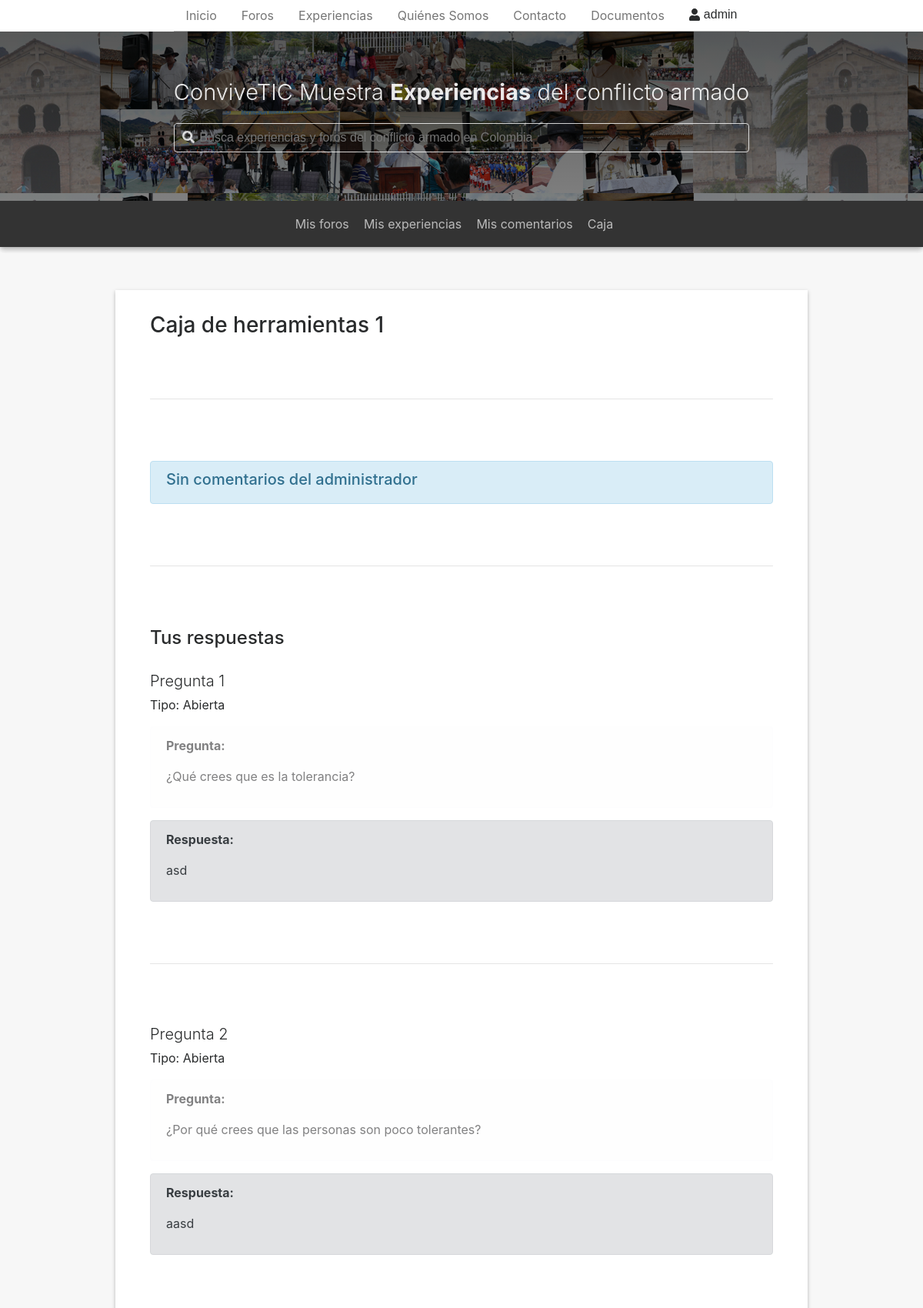
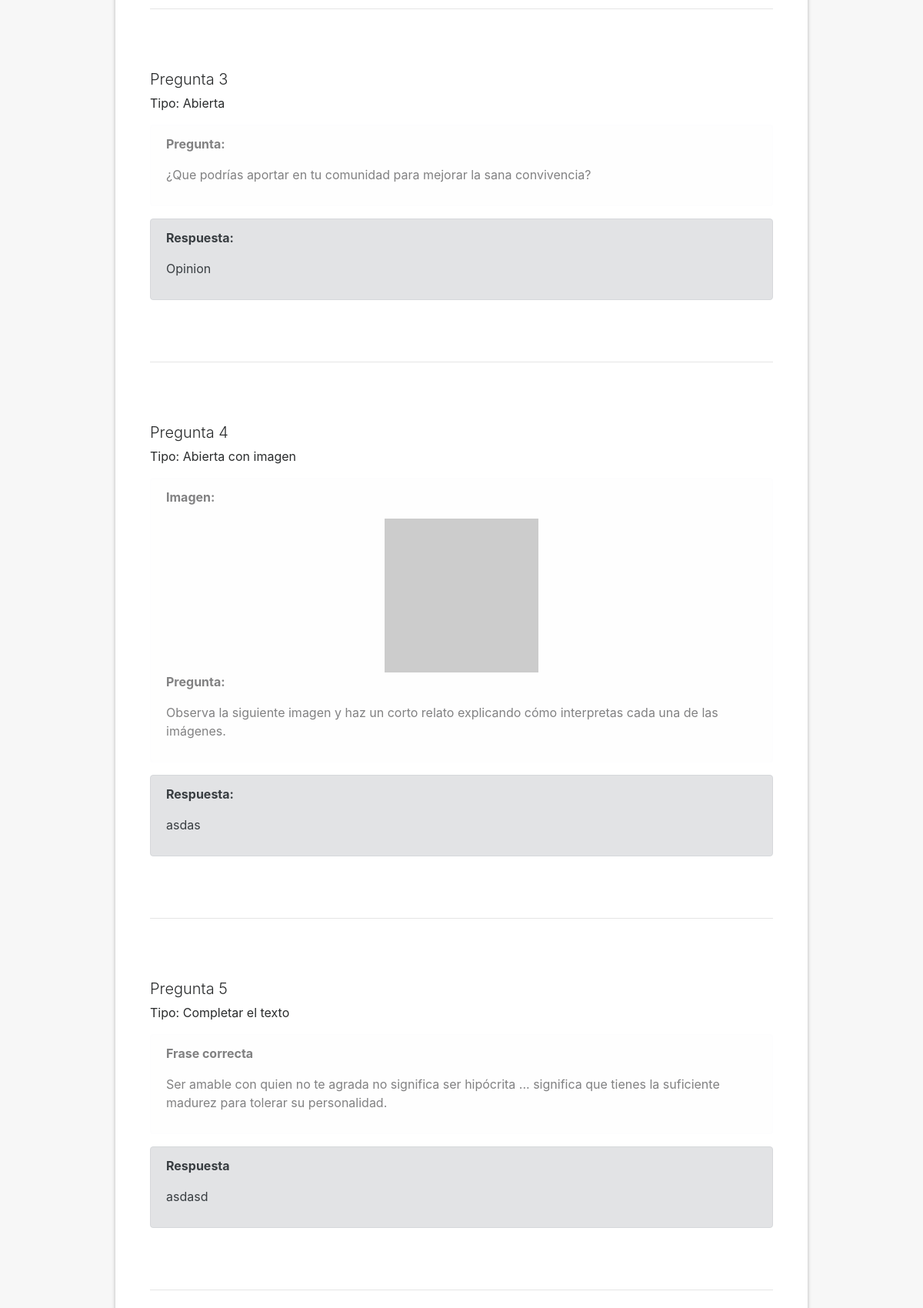
The page /guides/view_comment/1 (signed in, upper part) on the database its author committed (2 pictures, top to bottom).
### app/models.py (models this page shows)
class Question(models.Model):
	q_type = models.CharField(
		max_length = 20,
		choices = TEMPLATE_CHOICES,
		default = 'TEMP_TEST'
	)
	content = models.CharField(
		max_length = 1500,
		default = ''
	)
	content_templ = models.CharField(
		max_length = 1500,
		default = '',
		null=True,
		blank=True
	)
	img = models.CharField(
		max_length = 100,
		default = '',
		null = True,
		blank = True
	)
	title = models.CharField(
		max_length = 100,
		default = '',
		null = True,
		blank = True
	)
	is_html_content = models.BooleanField(
		default = False,
		choices = YES_NO_CHOICES
	)
	correct_answer = models.PositiveIntegerField(
		default = 0,
		null = True,
		blank = True
	)
	required = models.BooleanField(
		default=False,
		choices=YES_NO_CHOICES
	)
	answers_av = models.CharField(
		max_length = 100,
		default = '' ,
		null=True,
		blank=True
	)
	order = models.PositiveIntegerField(
		default = 0
	)
	toolbox = models.ForeignKey(
		Toolbox,
		on_delete=models.CASCADE,
		default=1
	)
	fill_answer = models.CharField(
		max_length = 700,
		default = '',
		null = True,
		blank = True
	)

class Answer(models.Model):
	question = models.ForeignKey(
		Question,
		on_delete=models.CASCADE,
		default=None
	)
	user = models.ForeignKey(
		User,
		on_delete=models.SET_NULL,
		null=True
	)
	answer = models.CharField(
		max_length = 600,
		default = '',
	)

### app/views.py (the view)
# urls.py: path('guides/view_comment/<str:tb_id>', ViewToolboxCommentView.as_view(), name="view_toolbox_comment"),
class ViewToolboxCommentView(LoginRequiredMixin, TemplateView):
	template_name = "app/view_toolbox_comment.html"
	def get_context_data(self, **kwargs):
		context = super().get_context_data(**kwargs)
		context['option_letters'] = { 0: 'A', 1: 'B', 2: 'C', 3: 'D' }
		user = self.request.user
		tb_id = kwargs['tb_id']
		toolbox = Toolbox.objects.get(id=tb_id)
		context['toolbox'] = toolbox
		context['user'] = user
		questions = toolbox.question_set.exclude(q_type__exact='TEMP_INTRO').exclude(q_type__exact='TEMP_TEXT').order_by('order')
		context['questions'] = questions
		answers = user.answer_set.filter(question__in=questions).order_by('question__order')
		context['answers'] = answers
		tbUsr = ToolboxUser.objects.get(toolbox = toolbox, user = user)
		context['comment'] = tbUsr.comment
		return context

### app/templatetags/auth_extras.py (called while the page is built)
@register.filter(name='has_group')
def has_group(user, group_name):
    try:
        group =  Group.objects.get(name=group_name)
    except Group.DoesNotExist:
        return False
    return group in user.groups.all()

### app/templatetags/map_item.py (called while the page is built)
@register.filter
def get_item(dictionary, key):
    return dictionary.get(key)

@register.filter
def get_list_item(dictionary, key):
    return dictionary[key]

### app/templates/app/view_toolbox_comment.html (shortened to what this page needs)
{% extends 'app/base.html' %}
{% load static %}
{% block content %}
<div class="comment-tb-container">
	<div class="comment-tb-content">
		<h3 class="tb-title">Caja de herramientas 1</h3>
		<hr>
		<div class="tb-comment">
			<div class="alert alert-info">
				{% if comment %}
					<h5>Comentarios del administrador</h5>
					<br>
					{{ comment|safe }}
				{% else %}
					<h5>Sin comentarios del administrador</h5>
				{% endif %}
			</div>
		</div>
		<hr>
		<h4 class="tb-user">Tus respuestas</h4>
		<br>
		{% for question in questions %}
			{% with answer=answers|get_list_item:forloop.counter %}
				{% if question.q_type == 'TEMP_TEST' %}
					<div class="tb-question-text">
						<h5 class="question-title">Pregunta {{ forloop.counter }}</h5>
						<p>Tipo: Abierta</p>
						<div class="alert alert-light">
							<p><strong>Pregunta:</strong></p>
							<p>{{ question.content }}</p>
						</div>
						<div class="alert alert-secondary">
							<p><strong>Respuesta:</strong></p>
							<p>{{ answer.answer }}</p>
						</div>
					</div>
					<hr>
				{% elif question.q_type == 'TEMP_TEST_IMAGE' %}
					<div class="tb-question-image">
						<h5 class="question-title">Pregunta {{ forloop.counter }}</h5>
						<p>Tipo: Abierta con imagen</p>
						<div class="alert alert-light">
							<p><strong>Imagen:</strong></p>
							<div class="text-center">
								<img src="{{ question.img }}">
							</div>
							<p><strong>Pregunta:</strong></p>
							<p>{{ question.content }}</p>
						</div>
						<div class="alert alert-secondary">
							<p><strong>Respuesta:</strong></p>
							<p>{{ answer.answer }}</p>
						</div>
					</div>
					<hr>
				{% elif question.q_type == 'TEMP_FILL_THE_BLANKS' %}
					<div class="tb-question-multiple">
						<h5 class="question-title">Pregunta {{ forloop.counter }}</h5>
						<p>Tipo: Completar el texto</p>
						<div class="alert alert-light">
							<p><strong>Frase correcta</strong></p>
							<p>{{ question.fill_answer }}</p>
						</div>
						<div class="alert alert-secondary">
							<p><strong>Respuesta</strong></p>
							<p>{{ answer.answer }}</p>
						</div>
					</div>
					<hr>
				{% endif %}
			{% endwith %}
		{% endfor %}
	</div>
</div>
{% endblock %}

### app/templates/app/base.html (shortened to what this page needs)
{% load static %}
{% load auth_extras %}
<!DOCTYPE html>
<html lang="es" >
<head>
	<link rel="stylesheet" type="text/css" href="{% static 'app/libs/tether/dist/css/tether.min.css' %}">
	<link rel="stylesheet" type="text/css" href="{% static 'app/libs/bootstrap/dist/css/bootstrap.min.css' %}">
	<link rel="stylesheet" type="text/css" href="{% static 'app/libs/toastr/toastr.min.css' %}">
	<link rel="stylesheet" type="text/css" href="{% static 'app/style.css' %}" />
	<link rel="stylesheet" type="text/css" href="https://cdnjs.cloudflare.com/ajax/libs/imagehover.css/1.0/css/imagehover.min.css">
</head>
<body ng-app='conviveticApp' ng-cloak>
	<header ng-controller="homeController as hCtrl">
		<div class="nav-c">
			<nav class="nav">
			  <a class="nav-link active" href="{% url 'index' %}">Inicio</a>
			  <a class="nav-link" href="{% url 'forums' %}">Foros</a>
			  <a class="nav-link" href="{% url 'experiences' %}">Experiencias</a>
			  <a class="nav-link" href="{% url 'about-us' %}">Quiénes Somos</a>
			  <a class="nav-link" href="{% url 'contact-us' %}">Contacto</a>
			  <a class="nav-link" href="{% url 'document' %}">Documentos</a>
		  		{% if request.user.is_authenticated %}
				<div class="dropdown">
				  <button class="btn btn-secondary dropdown-toggle" type="button" id="dropdownMenuButton" data-toggle="dropdown" aria-haspopup="true" aria-expanded="false">
				  	<div class="profile-usr-c">
				    	<i class="fa fa-user" aria-hidden="true"></i>
						{{ request.user.username }}
				  	</div>
				  </button>
				</div>
			  	{% else %}
		  			<a class="login-link" href="{% url 'login' %}">Iniciar Sesión</a>
			  	{% endif %}
			</nav>
		</div>
		<div class="subheader">
			<div class="subheader-c">
				<div class="sub-content">
					<h4>ConviveTIC Muestra <span class=>Experiencias</span> del conflicto armado</h4>
					<div class="search-box rounded">
						<form action="{% url 'search' %}">
							<i class="fas fa-search"></i>
							<input class="input-box" name="q" type="text" placeholder="Busca experiencias y foros del conflicto armado en Colombia">
						</form>
					</div>
				</div>
			</div>
		</div>
		{% if request.user.is_authenticated %}
			<div class="secondary-nav">
			<div class="sec-nav-c">
				<ul>
					<li class="medium-li"><a href="{% url 'my-forums' %}">Mis foros</a></li>
					<li class="large-li"><a href="{% url 'my-experiences' %}">Mis experiencias</a></li>
					<li class="large-li"><a href="{% url 'my-comments' %}">Mis comentarios</a></li>
					{% if request.user|has_group:"Estudiante" %}
						<li><a href="{% url 'box' %}">Caja</a></li>
					{% endif %}
				</ul>
			</div>
		</div>
		{% endif %}
	</header>
	{% block content %} {% endblock %}
</body>
</html>

### rows shown on the page
Question: content "¿Qué crees que es la tolerancia?"
Answer: answer "asd"
Question: content "¿Por qué crees que las personas son poco tolerantes?"
Answer: answer "aasd"
Question: content "¿Que podrías aportar en tu comunidad para mejorar la sana convivencia?"
Answer: answer "Opinion"
Question: content "Observa la siguiente imagen y haz un corto relato explicando cómo interpretas cada una de las imágenes."
Answer: answer "asdas"
Question: fill_answer "Ser amable con quien no te agrada no significa ser hipócrita ... significa que tienes la suficiente madurez para tolerar su personalidad."
Answer: answer "asdasd"

### other values the page prints
{{ request.user.username }} "admin"
